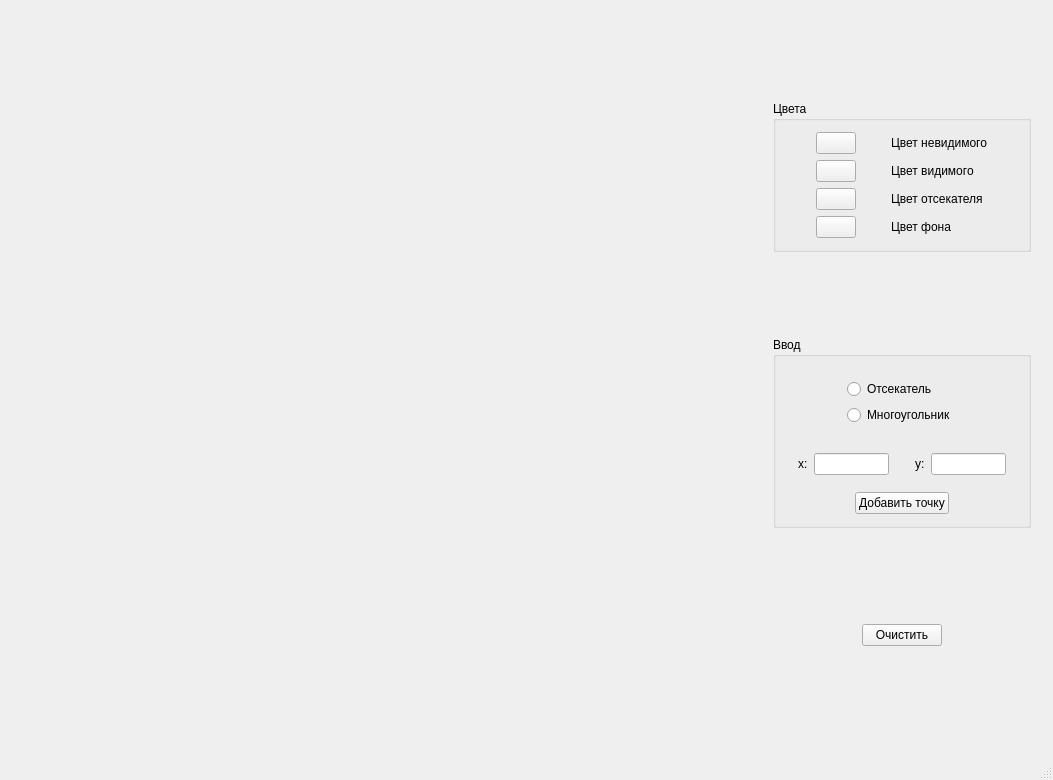
<?xml version="1.0" encoding="UTF-8"?>
<ui version="4.0">
 <class>MainWindow</class>
 <widget class="QMainWindow" name="MainWindow">
  <property name="geometry">
   <rect>
    <x>0</x>
    <y>0</y>
    <width>1053</width>
    <height>780</height>
   </rect>
  </property>
  <property name="windowTitle">
   <string>Компьютерная графика. ЛР9</string>
  </property>
  <widget class="QWidget" name="centralWidget">
   <layout class="QHBoxLayout" name="horizontalLayout">
    <item>
     <widget class="Canvas" name="canvas" native="true">
      <property name="minimumSize">
       <size>
        <width>700</width>
        <height>700</height>
       </size>
      </property>
      <property name="cursor">
       <cursorShape>CrossCursor</cursorShape>
      </property>
     </widget>
    </item>
    <item>
     <widget class="QWidget" name="widget_2" native="true">
      <property name="sizePolicy">
       <sizepolicy hsizetype="Fixed" vsizetype="Preferred">
        <horstretch>0</horstretch>
        <verstretch>0</verstretch>
       </sizepolicy>
      </property>
      <layout class="QVBoxLayout" name="verticalLayout">
       <item>
        <widget class="QGroupBox" name="groupBox">
         <property name="sizePolicy">
          <sizepolicy hsizetype="Preferred" vsizetype="Fixed">
           <horstretch>0</horstretch>
           <verstretch>0</verstretch>
          </sizepolicy>
         </property>
         <property name="title">
          <string>Цвета</string>
         </property>
         <layout class="QGridLayout" name="gridLayout">
          <item row="0" column="0">
           <widget class="ColorButton" name="cuttingColorBtn">
            <property name="sizePolicy">
             <sizepolicy hsizetype="Fixed" vsizetype="Fixed">
              <horstretch>0</horstretch>
              <verstretch>0</verstretch>
             </sizepolicy>
            </property>
            <property name="text">
             <string/>
            </property>
           </widget>
          </item>
          <item row="0" column="1">
           <widget class="QLabel" name="label">
            <property name="sizePolicy">
             <sizepolicy hsizetype="Fixed" vsizetype="Preferred">
              <horstretch>0</horstretch>
              <verstretch>0</verstretch>
             </sizepolicy>
            </property>
            <property name="text">
             <string>Цвет невидимого</string>
            </property>
           </widget>
          </item>
          <item row="3" column="0">
           <widget class="ColorButton" name="bgColorBtn">
            <property name="sizePolicy">
             <sizepolicy hsizetype="Fixed" vsizetype="Fixed">
              <horstretch>0</horstretch>
              <verstretch>0</verstretch>
             </sizepolicy>
            </property>
            <property name="text">
             <string/>
            </property>
           </widget>
          </item>
          <item row="3" column="1">
           <widget class="QLabel" name="label_3">
            <property name="sizePolicy">
             <sizepolicy hsizetype="Fixed" vsizetype="Preferred">
              <horstretch>0</horstretch>
              <verstretch>0</verstretch>
             </sizepolicy>
            </property>
            <property name="text">
             <string>Цвет фона</string>
            </property>
           </widget>
          </item>
          <item row="1" column="1">
           <widget class="QLabel" name="label_2">
            <property name="sizePolicy">
             <sizepolicy hsizetype="Fixed" vsizetype="Preferred">
              <horstretch>0</horstretch>
              <verstretch>0</verstretch>
             </sizepolicy>
            </property>
            <property name="text">
             <string>Цвет видимого</string>
            </property>
           </widget>
          </item>
          <item row="1" column="0">
           <widget class="ColorButton" name="cutColorBtn">
            <property name="sizePolicy">
             <sizepolicy hsizetype="Fixed" vsizetype="Fixed">
              <horstretch>0</horstretch>
              <verstretch>0</verstretch>
             </sizepolicy>
            </property>
            <property name="text">
             <string/>
            </property>
           </widget>
          </item>
          <item row="2" column="0">
           <widget class="ColorButton" name="cutterColorBtn">
            <property name="sizePolicy">
             <sizepolicy hsizetype="Fixed" vsizetype="Fixed">
              <horstretch>0</horstretch>
              <verstretch>0</verstretch>
             </sizepolicy>
            </property>
            <property name="text">
             <string/>
            </property>
           </widget>
          </item>
          <item row="2" column="1">
           <widget class="QLabel" name="label_4">
            <property name="text">
             <string>Цвет отсекателя</string>
            </property>
           </widget>
          </item>
         </layout>
        </widget>
       </item>
       <item>
        <widget class="QGroupBox" name="groupBox_3">
         <property name="sizePolicy">
          <sizepolicy hsizetype="Preferred" vsizetype="Fixed">
           <horstretch>0</horstretch>
           <verstretch>0</verstretch>
          </sizepolicy>
         </property>
         <property name="title">
          <string>Ввод</string>
         </property>
         <layout class="QGridLayout" name="gridLayout_3">
          <item row="0" column="0" alignment="Qt::AlignHCenter">
           <widget class="QWidget" name="widget_3" native="true">
            <property name="sizePolicy">
             <sizepolicy hsizetype="Fixed" vsizetype="Fixed">
              <horstretch>0</horstretch>
              <verstretch>0</verstretch>
             </sizepolicy>
            </property>
            <layout class="QVBoxLayout" name="verticalLayout_2">
             <item>
              <widget class="QRadioButton" name="cutterFlagButton">
               <property name="text">
                <string>Отсекатель</string>
               </property>
              </widget>
             </item>
             <item>
              <widget class="QRadioButton" name="lineFlagBtn">
               <property name="text">
                <string>Многоугольник</string>
               </property>
              </widget>
             </item>
            </layout>
           </widget>
          </item>
          <item row="1" column="0">
           <widget class="QWidget" name="widget" native="true">
            <property name="sizePolicy">
             <sizepolicy hsizetype="Fixed" vsizetype="Fixed">
              <horstretch>0</horstretch>
              <verstretch>0</verstretch>
             </sizepolicy>
            </property>
            <layout class="QGridLayout" name="gridLayout_2">
             <item row="0" column="4">
              <widget class="QLineEdit" name="yEntry">
               <property name="sizePolicy">
                <sizepolicy hsizetype="Fixed" vsizetype="Fixed">
                 <horstretch>0</horstretch>
                 <verstretch>0</verstretch>
                </sizepolicy>
               </property>
               <property name="maximumSize">
                <size>
                 <width>75</width>
                 <height>16777215</height>
                </size>
               </property>
              </widget>
             </item>
             <item row="0" column="1">
              <widget class="QLineEdit" name="xEntry">
               <property name="sizePolicy">
                <sizepolicy hsizetype="Fixed" vsizetype="Fixed">
                 <horstretch>0</horstretch>
                 <verstretch>0</verstretch>
                </sizepolicy>
               </property>
               <property name="maximumSize">
                <size>
                 <width>75</width>
                 <height>16777215</height>
                </size>
               </property>
              </widget>
             </item>
             <item row="0" column="0">
              <widget class="QLabel" name="label_5">
               <property name="sizePolicy">
                <sizepolicy hsizetype="Fixed" vsizetype="Fixed">
                 <horstretch>0</horstretch>
                 <verstretch>0</verstretch>
                </sizepolicy>
               </property>
               <property name="text">
                <string>x:</string>
               </property>
              </widget>
             </item>
             <item row="0" column="3">
              <widget class="QLabel" name="label_6">
               <property name="sizePolicy">
                <sizepolicy hsizetype="Fixed" vsizetype="Fixed">
                 <horstretch>0</horstretch>
                 <verstretch>0</verstretch>
                </sizepolicy>
               </property>
               <property name="text">
                <string>y:</string>
               </property>
              </widget>
             </item>
             <item row="0" column="2">
              <spacer name="horizontalSpacer">
               <property name="orientation">
                <enum>Qt::Horizontal</enum>
               </property>
               <property name="sizeType">
                <enum>QSizePolicy::Fixed</enum>
               </property>
               <property name="sizeHint" stdset="0">
                <size>
                 <width>20</width>
                 <height>20</height>
                </size>
               </property>
              </spacer>
             </item>
            </layout>
           </widget>
          </item>
          <item row="2" column="0" alignment="Qt::AlignHCenter">
           <widget class="QPushButton" name="addBtn">
            <property name="sizePolicy">
             <sizepolicy hsizetype="Fixed" vsizetype="Fixed">
              <horstretch>0</horstretch>
              <verstretch>0</verstretch>
             </sizepolicy>
            </property>
            <property name="text">
             <string>Добавить точку</string>
            </property>
           </widget>
          </item>
         </layout>
        </widget>
       </item>
       <item alignment="Qt::AlignHCenter">
        <widget class="QWidget" name="widget_4" native="true">
         <property name="sizePolicy">
          <sizepolicy hsizetype="Fixed" vsizetype="Fixed">
           <horstretch>0</horstretch>
           <verstretch>0</verstretch>
          </sizepolicy>
         </property>
         <layout class="QVBoxLayout" name="verticalLayout_4">
          <item>
           <widget class="QPushButton" name="clearBtn">
            <property name="maximumSize">
             <size>
              <width>16777215</width>
              <height>16777215</height>
             </size>
            </property>
            <property name="text">
             <string>Очистить</string>
            </property>
           </widget>
          </item>
         </layout>
        </widget>
       </item>
      </layout>
     </widget>
    </item>
   </layout>
  </widget>
  <widget class="QMenuBar" name="menuBar">
   <property name="geometry">
    <rect>
     <x>0</x>
     <y>0</y>
     <width>1053</width>
     <height>30</height>
    </rect>
   </property>
  </widget>
  <widget class="QStatusBar" name="statusBar"/>
 </widget>
 <layoutdefault spacing="6" margin="11"/>
 <customwidgets>
  <customwidget>
   <class>ColorButton</class>
   <extends>QPushButton</extends>
   <header>colorbutton.h</header>
  </customwidget>
  <customwidget>
   <class>Canvas</class>
   <extends>QWidget</extends>
   <header>canvas.h</header>
   <container>1</container>
  </customwidget>
 </customwidgets>
 <tabstops>
  <tabstop>cuttingColorBtn</tabstop>
  <tabstop>cutColorBtn</tabstop>
  <tabstop>cutterColorBtn</tabstop>
  <tabstop>bgColorBtn</tabstop>
  <tabstop>cutterFlagButton</tabstop>
  <tabstop>lineFlagBtn</tabstop>
  <tabstop>xEntry</tabstop>
  <tabstop>yEntry</tabstop>
  <tabstop>addBtn</tabstop>
  <tabstop>clearBtn</tabstop>
 </tabstops>
 <resources/>
 <connections/>
</ui>
